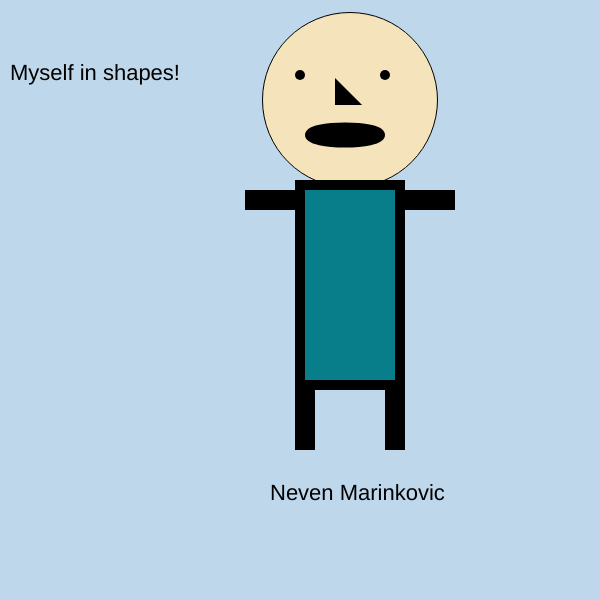
Frame 1 (no input)
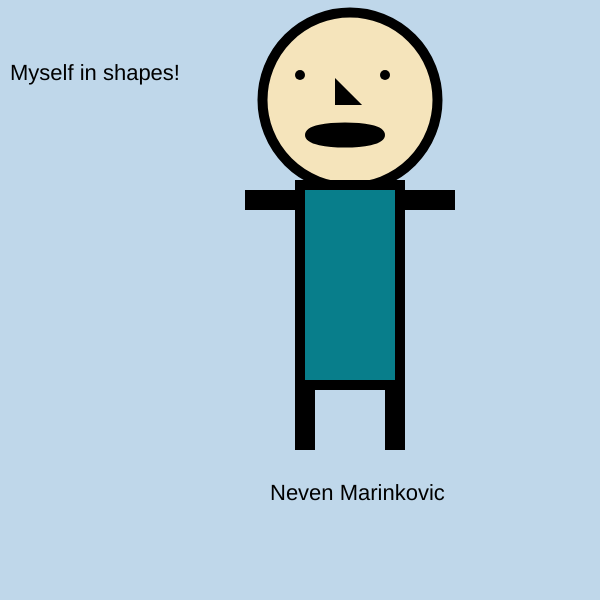
Frame 60 (no input)
Frame 120 (the mouse pressed at the canvas centre since frame 60): identical to frame 60, image omitted

The p5.js sketch that drew these frames (run headless with seeded random() and noise() and a simulated clock; from frame 60 on, the mouse is pressed at the canvas centre):

// p5.js sketch
// ── sketch.js
function setup()
{
    createCanvas(600, 600);
}

function draw()
{
    background(191,215,234);
    textSize(22)
    text("Myself in shapes!", 10,80);

    // head
    fill(245, 228, 187);
    circle(350,100,175);
   
    // eyes
    strokeWeight(10);
    fill(0);
    point(300,75);
    point(385,75);

    triangle(340,100,340,90,350,100);
    
    // mouth
    ellipse(345, 135, 70, 15)


    // body
    fill(8, 126, 139);
    rect(300,185,100,200);
    
    // right arm
    fill(10, 24, 120);
    rect(400,195,50,10);
    // left arm
    rect(250,195,50,10);
    // left leg
    rect(300,385,10,60);
    // right leg
    rect(390,385,10,60);
    
    fill(0);
    textSize(22);
    text("Neven Marinkovic",270,500 );


}
